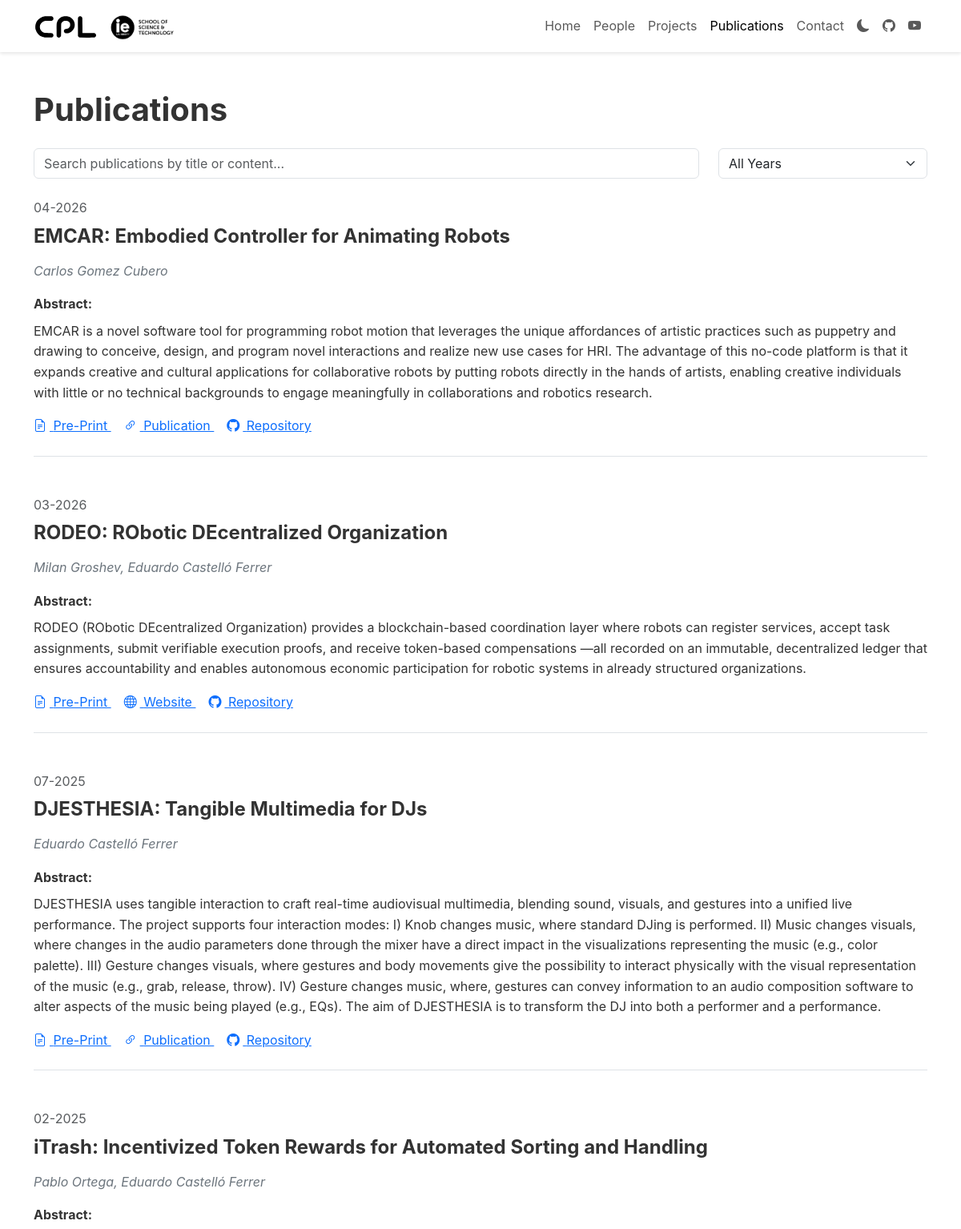
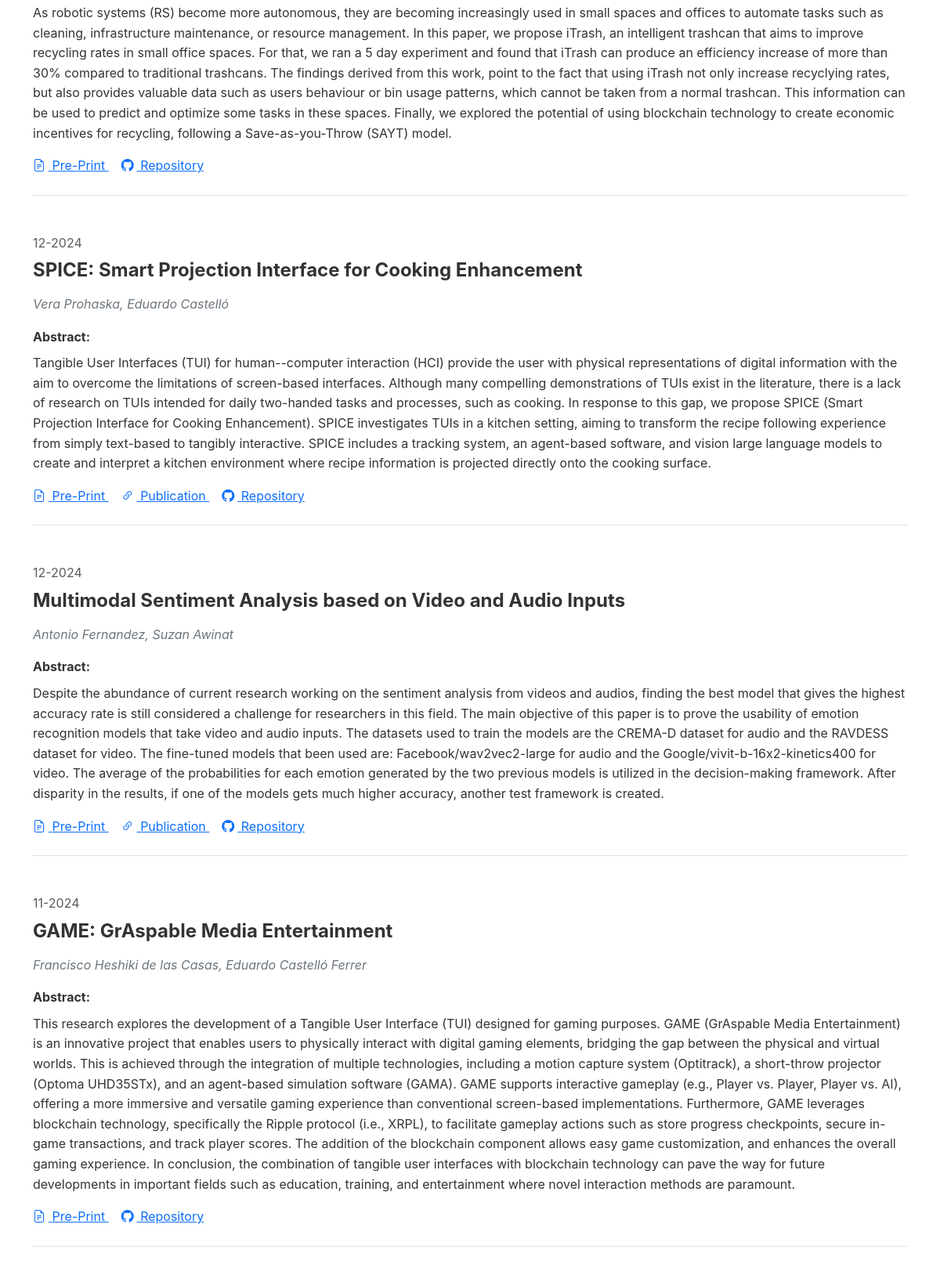
Screenshot of /publications/ (upper part) with the database file from the repository (2 pictures, top to bottom).
### core/models.py (models this page shows, shortened)
class Publication(models.Model):
    title = models.CharField(max_length=300)
    authors = models.CharField(max_length=500)
    paperlink = models.URLField(blank=True)
    pdflink = models.URLField(blank=True)
    codelink = models.URLField(blank=True)
    websitelink = models.URLField(blank=True)
    abstract = models.TextField(blank=True)
    date = models.DateField(blank=True, null=True)
    image = FilerImageField(
        null=True,
        blank=True,
        related_name="publication_images",
        on_delete=models.SET_NULL,
    )
    class Meta:
        ordering = ["-date", "title"]
        verbose_name = "Publication"
        verbose_name_plural = "Publications"

### core/views.py (the view)
# urls.py: path('publications/', views.publications, name='publications'),
def publications(request):
    all_publications = Publication.objects.all().order_by('-date')
    publication_years = Publication.objects.dates('date', 'year', order='DESC')
    context = {
        'publications': all_publications,
        'publication_years': publication_years,
    }
    return render(request, 'core/publications.html', context)

### core/context_processors.py (called while the page is built)
def social_media_links(request):
    try:
        social_media = SocialMedia.objects.first()
    except SocialMedia.DoesNotExist:
        social_media = None
    return {'social_media': social_media}

### core/models.py (called while the page is built)
    def has_any_links(self):
        return bool(self.github or self.youtube)

### templates/core/publications.html (shortened to what this page needs)
{% extends 'base.html' %}
{% load static %}
{% block content %}
<div class="container mt-5">
<h1 class="mb-4">Publications</h1>
<div class="row mb-4">
    <div class="col-md-9">
        <div class="position-relative">
            <input type="text" id="publication-search" class="form-control" placeholder="Search publications by title or content...">
        </div>
    </div>
    <div class="col-md-3">
        <select id="publication-year-filter" class="form-select">
            <option value="all" selected>All Years</option>
        </select>
    </div>
</div>
<div class="publications-list">
    {% for pub in publications %}
    <div class="publication mb-5 pb-4 border-bottom" data-year="{{ pub.date|date:'Y' }}">
        <div class="row">
            <div class="{% if pub.image %}col-md-9{% else %}col-md-12{% endif %}">
                <div class="mb-2 text-muted">{{ pub.date|date:"m-Y" }}</div>
                <h4 class="fw-bold">{{ pub.title }}</h4>
                <p class="authors mb-3">{{ pub.authors }}</p>
                {% if pub.abstract %}
                <div class="mb-3">
                    <div>
                        <strong>Abstract:</strong>
                    </div>
                    <div id="abstract-{{ forloop.counter }}" class="mt-2">
                        {{ pub.abstract }}
                    </div>
                </div>
                {% endif %}
                <div class="publication-links">
                    {% if pub.pdflink %}
                    <a href="{{ pub.pdflink }}" class="me-3" target="_blank">
                        <i class="bi bi-file-earmark-text me-1"></i> Pre-Print
                    </a>
                    {% endif %}
                    {% if pub.paperlink %}
                    <a href="{{ pub.paperlink }}" class="me-3" target="_blank">
                        <i class="bi bi-link-45deg me-1"></i> Publication
                    </a>
                    {% endif %}
                    {% if pub.websitelink %}
                    <a href="{{ pub.websitelink }}" class="me-3" target="_blank">
                        <i class="bi bi-globe me-1"></i> Website
                    </a>
                    {% endif %}
                    {% if pub.codelink %}
                    <a href="{{ pub.codelink }}" class="me-3" target="_blank">
                        <i class="bi bi-github me-1"></i> Repository
                    </a>
                    {% endif %}
                </div>
            </div>
        </div>
    </div>
    {% empty %}
    <p>No publications available at the moment.</p>
    {% endfor %}
</div>
</div>
{% endblock %}

### static/css/style.css (style rules this page uses)
body { font-family: "Helvetica Light", Inter, Helvetica, sans-serif; color: #333; line-height: 1.6; min-height: 100vh; }
h1, h2, h3, h4, h5, h6 { font-weight: 700; margin-bottom: 1rem; }
.publication .authors { font-style: italic; color: #6c757d; }

### rows the page displays
Publication: date "04-2026", title "EMCAR: Embodied Controller for Animating Robots", authors "Carlos Gomez Cubero", abstract "EMCAR is a novel software tool for programming robot motion that leverages the unique affordances of artistic practices such as puppetry and drawing to conceive, design, and program novel interactions and realize new use cases for HRI. The advantage of this no-code platform is that it expands creative and cultural applications for collaborative robots by putting robots directly in the hands of artists, enabling creative individuals with little or no technical backgrounds to engage meaningfully in collaborations and robotics research."
Publication: date "03-2026", title "RODEO: RObotic DEcentralized Organization", authors "Milan Groshev, Eduardo Castelló Ferrer", abstract "RODEO (RObotic DEcentralized Organization) provides a blockchain-based coordination layer where robots can register services, accept task assignments, submit verifiable execution proofs, and receive token-based compensations —all recorded on an immutable, decentralized ledger that ensures accountability and enables autonomous economic participation for robotic systems in already structured organizations."
Publication: date "07-2025", title "DJESTHESIA: Tangible Multimedia for DJs", authors "Eduardo Castelló Ferrer", abstract "DJESTHESIA uses tangible interaction to craft real-time audiovisual multimedia, blending sound, visuals, and gestures into a unified live performance. The project supports four interaction modes: I) Knob changes music, where standard DJing is performed. II) Music changes visuals, where changes in the audio parameters done through the mixer have a direct impact in the visualizations representing the music (e.g., color palette). III) Gesture changes visuals, where gestures and body movements give the possibility to interact physically with the visual representation of the music (e.g., grab, release, throw). IV) Gesture changes music, where, gestures can convey information to an audio…"
Publication: date "02-2025", title "iTrash: Incentivized Token Rewards for Automated Sorting and Handling", authors "Pablo Ortega, Eduardo Castelló Ferrer", abstract "As robotic systems (RS) become more autonomous, they are becoming increasingly used in small spaces and offices to automate tasks such as cleaning, infrastructure maintenance, or resource management. In this paper, we propose iTrash, an intelligent trashcan that aims to improve recycling rates in small office spaces. For that, we ran a 5 day experiment and found that iTrash can produce an efficiency increase of more than 30% compared to traditional trashcans. The findings derived from this work, point to the fact that using iTrash not only increase recyclying rates, but also provides valuable data such as users behaviour or bin usage patterns, which cannot be taken from a normal trashcan.…"
Publication: date "12-2024", title "SPICE: Smart Projection Interface for Cooking Enhancement", authors "Vera Prohaska, Eduardo Castelló", abstract "Tangible User Interfaces (TUI) for human--computer interaction (HCI) provide the user with physical representations of digital information with the aim to overcome the limitations of screen-based interfaces. Although many compelling demonstrations of TUIs exist in the literature, there is a lack of research on TUIs intended for daily two-handed tasks and processes, such as cooking. In response to this gap, we propose SPICE (Smart Projection Interface for Cooking Enhancement). SPICE investigates TUIs in a kitchen setting, aiming to transform the recipe following experience from simply text-based to tangibly interactive. SPICE includes a tracking system, an agent-based software, and vision…"
Publication: date "12-2024", title "Multimodal Sentiment Analysis based on Video and Audio Inputs", authors "Antonio Fernandez, Suzan Awinat", abstract "Despite the abundance of current research working on the sentiment analysis from videos and audios, finding the best model that gives the highest accuracy rate is still considered a challenge for researchers in this field. The main objective of this paper is to prove the usability of emotion recognition models that take video and audio inputs. The datasets used to train the models are the CREMA-D dataset for audio and the RAVDESS dataset for video. The fine-tuned models that been used are: Facebook/wav2vec2-large for audio and the Google/vivit-b-16x2-kinetics400 for video. The average of the probabilities for each emotion generated by the two previous models is utilized in the…"
Publication: date "11-2024", title "GAME: GrAspable Media Entertainment", authors "Francisco Heshiki de las Casas, Eduardo Castelló Ferrer", abstract "This research explores the development of a Tangible User Interface (TUI) designed for gaming purposes. GAME (GrAspable Media Entertainment) is an innovative project that enables users to physically interact with digital gaming elements, bridging the gap between the physical and virtual worlds. This is achieved through the integration of multiple technologies, including a motion capture system (Optitrack), a short-throw projector (Optoma UHD35STx), and an agent-based simulation software (GAMA). GAME supports interactive gameplay (e.g., Player vs. Player, Player vs. AI), offering a more immersive and versatile gaming experience than conventional screen-based implementations. Furthermore,…"
